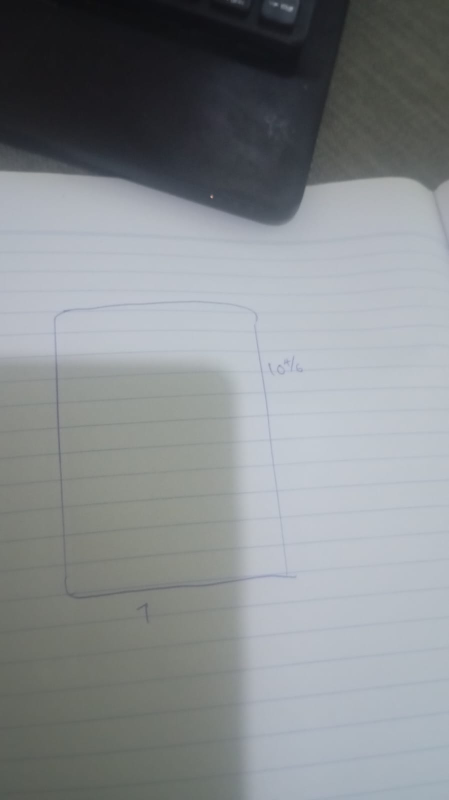
#> input picture samples/dev/originals/dev1.jpg, 897 x 1600 px (shown at 1/2 size)
$ python -i enhance.py   (imports and definitions only)   (older library calls are emulated)
#> lines starting #> are read from the running program, lines starting #| are printed output that depends on the picture; after the words box and inside, x2 and y2 are one past the last pixel; in counts of white or black regions, pixels touching at a corner belong together
"""Image enhancement for phone photos of hand-drawn glass cutting drawings.

Pipeline (every step is best-effort: on failure it is skipped and logged,
never raised):

1. Normalise input (grayscale / BGRA -> BGR, downscale huge photos for speed).
2. Perspective: find the paper sheet (largest 4-corner contour, > ~20% of the
   frame) and four-point warp it flat. If no sheet is found, deskew small
   rotations (< 15 deg) using the dominant angle of long ink lines.
3. Lighting: divide by a heavily smoothed "paper only" background (morphological
   closing removes the ink, a blur smooths it) to flatten shadows / gradients,
   then CLAHE on the L channel for local contrast.
4. Denoise: moderate non-local-means (keeps thin pen lines and small digits).
5. Upscale (INTER_CUBIC) by ``upscale``, capping the longest side at ``max_side``.
6. Sharpen with an unsharp mask.
"""
from __future__ import annotations

from dataclasses import dataclass, field
from pathlib import Path

import cv2
import numpy as np

# Longest side of the working image before upscaling. Big enough to keep pen
# detail, small enough that denoising stays well under a few seconds.
_WORK_MAX_SIDE = 2000
# Longest side used for paper / skew detection.
_DETECT_MAX_SIDE = 800


@dataclass
class EnhanceResult:
    image: np.ndarray  # enhanced BGR image
    steps: list[str] = field(default_factory=list)  # human-readable log


# --------------------------------------------------------------------------- #
# helpers
# --------------------------------------------------------------------------- #
def _to_bgr(img: np.ndarray) -> np.ndarray:
    if img.ndim == 2:
        return cv2.cvtColor(img, cv2.COLOR_GRAY2BGR)
    if img.ndim == 3 and img.shape[2] == 1:
        return cv2.cvtColor(img[:, :, 0], cv2.COLOR_GRAY2BGR)
    if img.ndim == 3 and img.shape[2] == 4:
        return cv2.cvtColor(img, cv2.COLOR_BGRA2BGR)
    return img


def _resize_max(img: np.ndarray, max_side: int) -> tuple[np.ndarray, float]:
    h, w = img.shape[:2]
    s = max_side / max(h, w)
    if s >= 1.0:
        return img, 1.0
    out = cv2.resize(img, (max(1, round(w * s)), max(1, round(h * s))),
                     interpolation=cv2.INTER_AREA)
    return out, s


# [59 lines left out: functions _order_quad, _quad_is_reasonable, _edges_have_paper_contrast, not called in this run]


def _find_paper_quad(img_bgr: np.ndarray) -> np.ndarray | None:
    """Return the paper outline (4x2, in img_bgr coords) or None."""
    small, s = _resize_max(img_bgr, _DETECT_MAX_SIDE)
    h, w = small.shape[:2]
    img_area = float(h * w)
    gray = cv2.cvtColor(small, cv2.COLOR_BGR2GRAY)
    blur = cv2.GaussianBlur(gray, (5, 5), 0)

    # Candidate binary maps: edges (several thresholds) and bright-paper mask.
    maps = []
    med = float(np.median(blur))
    for lo, hi in ((0.66 * med, 1.33 * med), (30, 90), (10, 50)):
        e = cv2.Canny(blur, lo, hi)
        maps.append(cv2.dilate(e, np.ones((3, 3), np.uint8), iterations=2))
    _, otsu = cv2.threshold(blur, 0, 255, cv2.THRESH_BINARY + cv2.THRESH_OTSU)
    otsu = cv2.morphologyEx(otsu, cv2.MORPH_CLOSE, np.ones((15, 15), np.uint8))
    maps.append(otsu)

    best, best_area = None, 0.0
    for m in maps:
        contours, _ = cv2.findContours(m, cv2.RETR_LIST, cv2.CHAIN_APPROX_SIMPLE)
        for c in sorted(contours, key=cv2.contourArea, reverse=True)[:8]:
            if cv2.contourArea(c) < 0.2 * img_area:
                break
            hull = cv2.convexHull(c)
            peri = cv2.arcLength(hull, True)
            for eps in (0.01, 0.02, 0.03, 0.05):
                approx = cv2.approxPolyDP(hull, eps * peri, True)
                if len(approx) == 4:
                    q = _order_quad(approx)
                    a = cv2.contourArea(q)
                    # Ignore the image frame itself (nothing to correct).
                    if a > 0.97 * img_area:
                        break
                    if (a > best_area and _quad_is_reasonable(q, img_area)
                            and _edges_have_paper_contrast(gray, q)):
                        best, best_area = q, a
                    break
    if best is None:
        return None
    return best / s


# [52 lines left out: functions _rect_aspect, _warp_quad, not called in this run]


def _estimate_skew(img_bgr: np.ndarray) -> float | None:
    """Dominant small skew angle in degrees (positive = counter-clockwise)."""
    small, _ = _resize_max(img_bgr, _DETECT_MAX_SIDE)
    gray = cv2.cvtColor(small, cv2.COLOR_BGR2GRAY)
    ink = cv2.adaptiveThreshold(gray, 255, cv2.ADAPTIVE_THRESH_MEAN_C,
                                cv2.THRESH_BINARY_INV, 31, 15)
    if ink.mean() < 0.5:  # essentially blank
        return None
    min_len = max(20, int(0.12 * max(small.shape[:2])))
    lines = cv2.HoughLinesP(ink, 1, np.pi / 360, threshold=60,
                            minLineLength=min_len, maxLineGap=8)
    if lines is None:
        return None
    angles, weights = [], []
    for x1, y1, x2, y2 in lines.reshape(-1, 4):
        dx, dy = x2 - x1, y2 - y1
        length = float(np.hypot(dx, dy))
        ang = np.degrees(np.arctan2(dy, dx))
        # fold to [-45, 45) around the nearest horizontal / vertical axis
        ang = (ang + 45) % 90 - 45
        if abs(ang) < 15:
            angles.append(ang)
            weights.append(length)
    if len(angles) < 3:
        return None
    order = np.argsort(angles)
    a = np.array(angles)[order]
    wts = np.cumsum(np.array(weights)[order])
    median = float(a[np.searchsorted(wts, wts[-1] / 2)])
    return -median  # image y axis points down


def _rotate(img: np.ndarray, angle_deg: float) -> np.ndarray:
    h, w = img.shape[:2]
    M = cv2.getRotationMatrix2D((w / 2, h / 2), angle_deg, 1.0)
    cos, sin = abs(M[0, 0]), abs(M[0, 1])
    nw, nh = int(h * sin + w * cos), int(h * cos + w * sin)
    M[0, 2] += nw / 2 - w / 2
    M[1, 2] += nh / 2 - h / 2
    return cv2.warpAffine(img, M, (nw, nh), flags=cv2.INTER_CUBIC,
                          borderMode=cv2.BORDER_REPLICATE)


def _flatten_lighting(img_bgr: np.ndarray) -> np.ndarray:
    """Divide each channel by its paper-only background estimate."""
    h, w = img_bgr.shape[:2]
    # Background is estimated on a small copy (fast, and ink is removed by
    # closing with a kernel wider than any pen stroke / character).
    small, s = _resize_max(img_bgr, 500)
    sh, sw = small.shape[:2]
    k = max(5, int(0.03 * max(sh, sw)) | 1)
    bg = cv2.morphologyEx(small, cv2.MORPH_CLOSE,
                          cv2.getStructuringElement(cv2.MORPH_ELLIPSE, (k, k)))
    bg = cv2.medianBlur(bg, k if k <= 255 else 255)
    bg = cv2.GaussianBlur(bg, (0, 0), k / 2)
    bg = cv2.resize(bg, (w, h), interpolation=cv2.INTER_LINEAR).astype(np.float32)
    out = img_bgr.astype(np.float32) / np.maximum(bg, 1.0) * 255.0
    return np.clip(out, 0, 255).astype(np.uint8)


def _noise_sigma(gray: np.ndarray) -> float:
    """Robust noise estimate (Immerkaer-style Laplacian MAD)."""
    lap = cv2.Laplacian(gray.astype(np.float32), cv2.CV_32F, ksize=3)
    return float(np.median(np.abs(lap)) * 1.4826 / np.sqrt(20.0))


def _denoise(img_bgr: np.ndarray) -> tuple[np.ndarray, float]:
    """Non-local means on lightness only (fast, keeps thin strokes); chroma smoothed."""
    lab = cv2.cvtColor(img_bgr, cv2.COLOR_BGR2LAB)
    l, a, b = cv2.split(lab)
    h = float(np.clip(2.2 * _noise_sigma(l), 3.0, 12.0))
    l = cv2.fastNlMeansDenoising(l, None, h, 7, 21)
    a, b = cv2.medianBlur(a, 5), cv2.medianBlur(b, 5)
    return cv2.cvtColor(cv2.merge([l, a, b]), cv2.COLOR_LAB2BGR), h


def _clahe_l(img_bgr: np.ndarray) -> np.ndarray:
    lab = cv2.cvtColor(img_bgr, cv2.COLOR_BGR2LAB)
    l, a, b = cv2.split(lab)
    tiles = 8
    l = cv2.createCLAHE(clipLimit=1.5, tileGridSize=(tiles, tiles)).apply(l)
    return cv2.cvtColor(cv2.merge([l, a, b]), cv2.COLOR_LAB2BGR)


def _stretch_ink(img_bgr: np.ndarray) -> np.ndarray:
    """Push faint ink darker and paper to clean white (gentle levels curve)."""
    lab = cv2.cvtColor(img_bgr, cv2.COLOR_BGR2LAB)
    l = lab[:, :, 0]
    lo = float(np.percentile(l, 0.5))
    # Most of a drawing is paper; put the white point a little BELOW the paper
    # level so faint paper texture / residual noise clips to clean white.
    hi = float(np.percentile(l, 60)) - 10
    if hi - lo < 20:
        return img_bgr
    lut = np.clip((np.arange(256) - lo) / (hi - lo), 0, 1) ** 1.3 * 255
    lab[:, :, 0] = cv2.LUT(l, lut.astype(np.uint8))
    return cv2.cvtColor(lab, cv2.COLOR_LAB2BGR)


# --------------------------------------------------------------------------- #
# public API
# --------------------------------------------------------------------------- #
def enhance(img_bgr: np.ndarray, upscale: float = 2.0, max_side: int = 3000) -> EnhanceResult:
    steps: list[str] = []
    if img_bgr is None or not isinstance(img_bgr, np.ndarray) or img_bgr.size == 0:
        raise ValueError("enhance() needs a non-empty image array")

    img = img_bgr
    if img.dtype != np.uint8:
        img = cv2.normalize(img, None, 0, 255, cv2.NORM_MINMAX).astype(np.uint8)
        steps.append(f"converted {img_bgr.dtype} to uint8")
    if img.ndim == 2 or img.shape[2] != 3:
        steps.append("converted input to BGR")
    img = _to_bgr(img)

    # Work at a bounded resolution. Keep extra detail when the result will
    # not be upscaled much (so we don't throw away pixels only to re-create them).
    work_cap = max(_WORK_MAX_SIDE, int(max_side / max(upscale, 1.0)))
    work_cap = min(work_cap, max_side) if max_side >= 64 else work_cap
    img, s = _resize_max(img, work_cap)
    if s < 1.0:
        steps.append(f"downscaled input to {img.shape[1]}x{img.shape[0]} for processing")

    tiny = min(img.shape[:2]) < 32

    # 1. perspective / skew ------------------------------------------------- #
    if tiny:
        steps.append("skipped perspective/deskew: image too small")
    else:
        try:
            q = _find_paper_quad(img)
            if q is not None:
                img = _warp_quad(img, q)
                steps.append(f"perspective corrected (paper quad found) -> {img.shape[1]}x{img.shape[0]}")
            else:
                steps.append("skipped perspective: no paper outline found")
                ang = _estimate_skew(img)
                if ang is not None and 0.3 <= abs(ang) < 15:
                    img = _rotate(img, ang)
                    steps.append(f"deskewed by {ang:+.1f} deg (line angle)")
                else:
                    steps.append("skipped deskew: no significant skew detected")
        except Exception as e:  # pragma: no cover - defensive
            steps.append(f"skipped perspective/deskew: error {e!r}")

    # 2. denoise (before lighting, so shadowed noise isn't amplified first) - #
    try:
        img, h_strength = _denoise(img)
        steps.append(f"denoised (non-local means on L, h={h_strength:.1f})")
    except Exception as e:  # pragma: no cover
        steps.append(f"skipped denoise: {e!r}")

    # 3. lighting ----------------------------------------------------------- #
    try:
        if tiny:
            raise ValueError("image too small")
        img = _flatten_lighting(img)
        steps.append("flattened uneven lighting (background division)")
    except Exception as e:
        steps.append(f"skipped lighting flatten: {e}")
    try:
        img = _clahe_l(img)
        img = _stretch_ink(img)
        steps.append("contrast: CLAHE on L channel + ink/paper levels")
    except Exception as e:  # pragma: no cover
        steps.append(f"skipped contrast: {e!r}")

    # 4. upscale ------------------------------------------------------------ #
    try:
        h, w = img.shape[:2]
        f = min(float(upscale), max_side / max(h, w)) if upscale > 0 else 1.0
        if f > 1.01 or f < 0.99:
            img = cv2.resize(img, (max(1, round(w * f)), max(1, round(h * f))),
                             interpolation=cv2.INTER_CUBIC if f > 1 else cv2.INTER_AREA)
            steps.append(f"resized x{f:.2f} -> {img.shape[1]}x{img.shape[0]}")
        else:
            steps.append("skipped upscale: already at max_side")
    except Exception as e:  # pragma: no cover
        steps.append(f"skipped upscale: {e!r}")

    # 5. sharpen ------------------------------------------------------------ #
    try:
        sigma = 1.0 + 0.5 * max(0.0, min(upscale, 3.0) - 1.0)
        blur = cv2.GaussianBlur(img, (0, 0), sigma)
        img = cv2.addWeighted(img, 1.6, blur, -0.6, 0)
        steps.append(f"sharpened (unsharp mask, sigma={sigma:.1f})")
    except Exception as e:  # pragma: no cover
        steps.append(f"skipped sharpen: {e!r}")

    return EnhanceResult(image=img, steps=steps)


def enhance_file(src: str | Path, dst: str | Path, **kw) -> EnhanceResult:
    """Read a JPG/PNG, enhance it, write to ``dst`` (format from extension)."""
#> called with src = '../samples/dev/originals/dev1.jpg', dst = 'out.png'
    src, dst = Path(src), Path(dst)
    data = np.fromfile(str(src), dtype=np.uint8)
    img = cv2.imdecode(data, cv2.IMREAD_COLOR)
#> img is the input picture: shape (1600, 897, 3); mean B, G, R 141.6, 138.8, 134.3
    if img is None:
        raise ValueError(f"could not read image: {src}")
    res = enhance(img, **kw)
#> in enhance, `img, s = _resize_max(img, work_cap)`: s = 1
#> in _find_paper_quad, `small, s = _resize_max(img_bgr, _DETECT_MAX_SIDE)`: s = 0.5
#> in _find_paper_quad, `med = float(np.median(blur))`: med = 153
#> the loop in _find_paper_quad, `for lo, hi in ((0.66 * med, 1.33 * med), (30, 90), (10, 50)):` made 3 passes
#> (lo, hi) on passes 1 to 3: (101, 203.5), (30, 90), (10, 50)
#> pass 1, in _find_paper_quad, `e = cv2.Canny(blur, lo, hi)`:
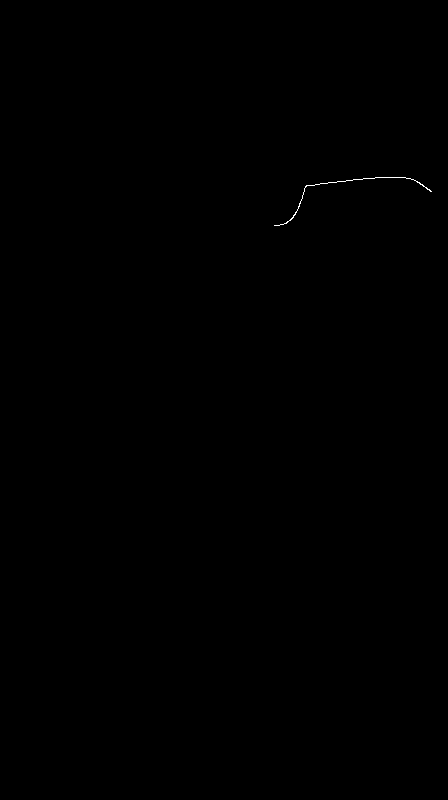
#> e: shape (800, 448); 0.05% white in thin lines or dots, all inside (x1, y1, x2, y2) = (274, 177, 432, 226)
#> after the loop in _find_paper_quad, `for lo, hi in ((0.66 * med, 1.33 * med), (30, 90), (10, 50)):`: maps = 3 items
#> in _find_paper_quad, `otsu = cv2.morphologyEx(otsu, cv2.MORPH_CLOSE, np.ones((15, 15), np.ui..`:
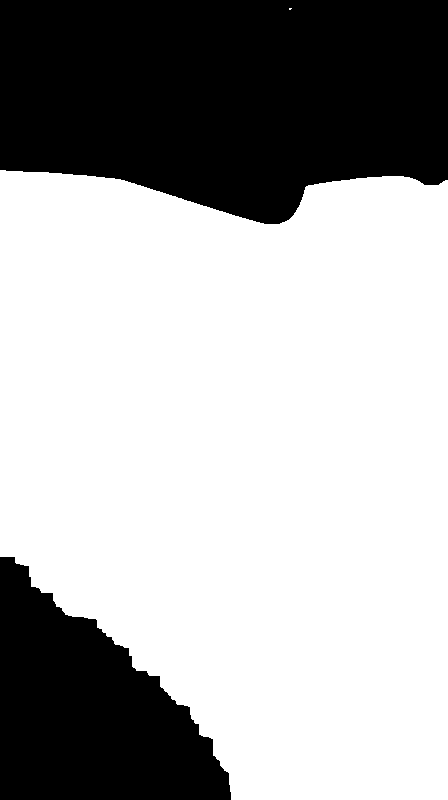
#> otsu: shape (800, 448); 66.8% white; 2 black regions, box (x1, y1, x2, y2) and area: (0, 0, 448, 224) 84573, (0, 557, 231, 800) 34458
#> the loop in _find_paper_quad, `for m in maps:` made 4 passes
#> after the loop in _find_paper_quad, `for m in maps:`: best_area = 0
#> in _estimate_skew, `lines = cv2.HoughLinesP(ink, 1, np.pi / 360, threshold=60, minLineLeng..`: lines = 13 rows, first 6: [83, 163, 279, 223], [107, 168, 283, 221], [71, 161, 276, 223], [65, 160, 272, 223], [54, 318, 58, 419], [74, 597, 185, 585]
#> the loop in _estimate_skew, `for x1, y1, x2, y2 in lines.reshape(-1, 4):` made 13 passes
#> (x1, y1, x2, y2, dx, dy, length, ang) on passes 1 to 8: (83, 163, 279, 223, 196, 60, 205, 17.02), (107, 168, 283, 221, 176, 53, 183.8, 16.76), (71, 161, 276, 223, 205, 62, 214.2, 16.83), (65, 160, 272, 223, 207, 63, 216.4, 16.93), (54, 318, 58, 419, 4, 101, 101.1, -2.27), (74, 597, 185, 585, 111, -12, 111.6, -6.17), (8, 170, 116, 171, 108, 1, 108, 0.531), (86, 163, 281, 222, 195, 59, 203.7, 16.83)
#> after the loop in _estimate_skew, `for x1, y1, x2, y2 in lines.reshape(-1, 4):`: angles = [-2.27, -6.17, 0.531, 0.597, -2.25, -6.34]; weights = [101.1, 111.6, 108, 96.01, 102.1, 108.7]
#> in _estimate_skew, `order = np.argsort(angles)`: order = [5, 1, 0, 4, 2, 3]
#> in _estimate_skew, `a = np.array(angles)[order]`: a = [-6.34, -6.17, -2.27, -2.25, 0.531, 0.597]
#> in _estimate_skew, `wts = np.cumsum(np.array(weights)[order])`: wts = [108.7, 220.3, 321.4, 423.5, 531.5, 627.5]
#> in _estimate_skew, `median = float(a[np.searchsorted(wts, wts[-1] / 2)])`: median = -2.27
#> in enhance, `ang = _estimate_skew(img)`: ang = 2.27
#> in _rotate, `M = cv2.getRotationMatrix2D((w / 2, h / 2), angle_deg, 1.0)`: M = [[0.999, 0.0396, -31.31], [-0.0396, 0.999, 18.38]]
#> in _rotate, `cos, sin = abs(M[0, 0]), abs(M[0, 1])`: cos = 0.999; sin = 0.0396
#> in _rotate, `nw, nh = int(h * sin + w * cos), int(h * cos + w * sin)`: nw = 959; nh = 1634
#> in _denoise, `l, a, b = cv2.split(lab)`:
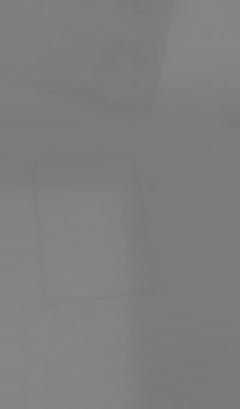
#> b: shape (1634, 959) (shown at 1/4 size); min 117, max 135, mean 126
#> in _noise_sigma, `lap = cv2.Laplacian(gray.astype(np.float32), cv2.CV_32F, ksize=3)`:
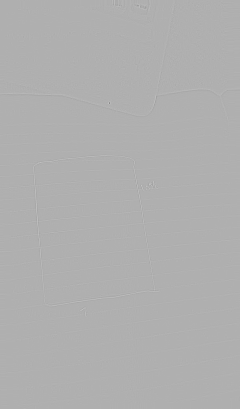
#> lap: shape (1634, 959) float32 (shown at 1/4 size); min -274, max 124, mean 0; drawn with min black and max white
#> in _denoise, `h = float(np.clip(2.2 * _noise_sigma(l), 3.0, 12.0))`: h = 3
#> call 4 of _resize_max, with max_side = 500
#> in _resize_max (call 4), `out = cv2.resize(img, (max(1, round(w * s)), max(1, round(h * s))), in..`:
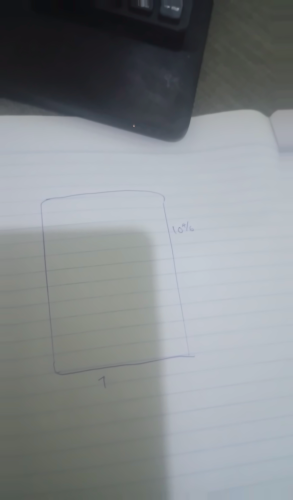
#> out: shape (500, 293, 3); mean B, G, R 140.2, 137.6, 132.9
#> in _flatten_lighting, `small, s = _resize_max(img_bgr, 500)`: s = 0.306
#> in _flatten_lighting, `out = img_bgr.astype(np.float32) / np.maximum(bg, 1.0) * 255.0`:
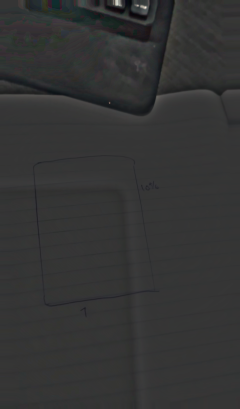
#> out: shape (1634, 959, 3) float32 (shown at 1/4 size); mean B, G, R 253.5, 253.4, 252.7; drawn with min black and max white
#> in _stretch_ink, `lo = float(np.percentile(l, 0.5))`: lo = 147
#> in _stretch_ink, `hi = float(np.percentile(l, 60)) - 10`: hi = 245
#> in _stretch_ink, `lut = np.clip((np.arange(256) - lo) / (hi - lo), 0, 1) ** 1.3 * 255`: lut = 256 values from 0 to 255
#> in _stretch_ink, `lab[:, :, 0] = cv2.LUT(l, lut.astype(np.uint8))`:
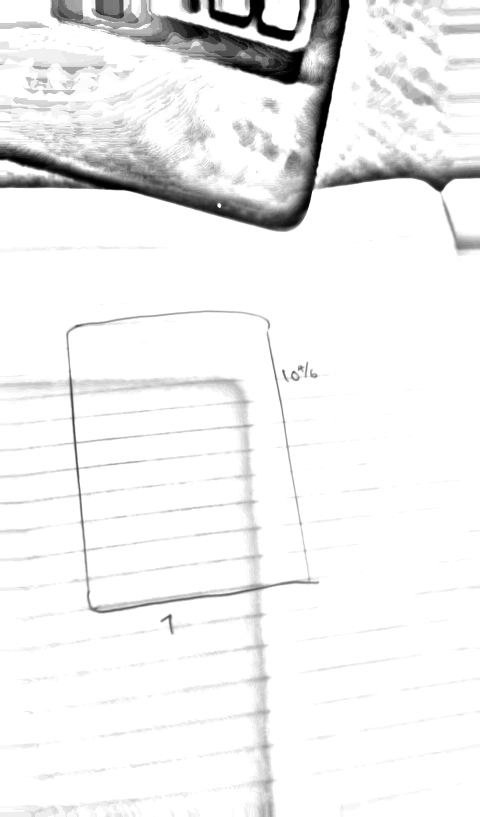
#> l: shape (1634, 959) (shown at 1/2 size); min 0, max 255, mean 239.5
    dst.parent.mkdir(parents=True, exist_ok=True)
    ext = dst.suffix.lower() or ".png"
    params = [cv2.IMWRITE_JPEG_QUALITY, 92] if ext in (".jpg", ".jpeg") else []
#> params = []
    ok, buf = cv2.imencode(ext, res.image, params)
    if not ok:
        raise ValueError(f"could not encode image as {ext}")
    buf.tofile(str(dst))
    return res

>>> result = enhance_file('../samples/dev/originals/dev1.jpg', 'out.png')
